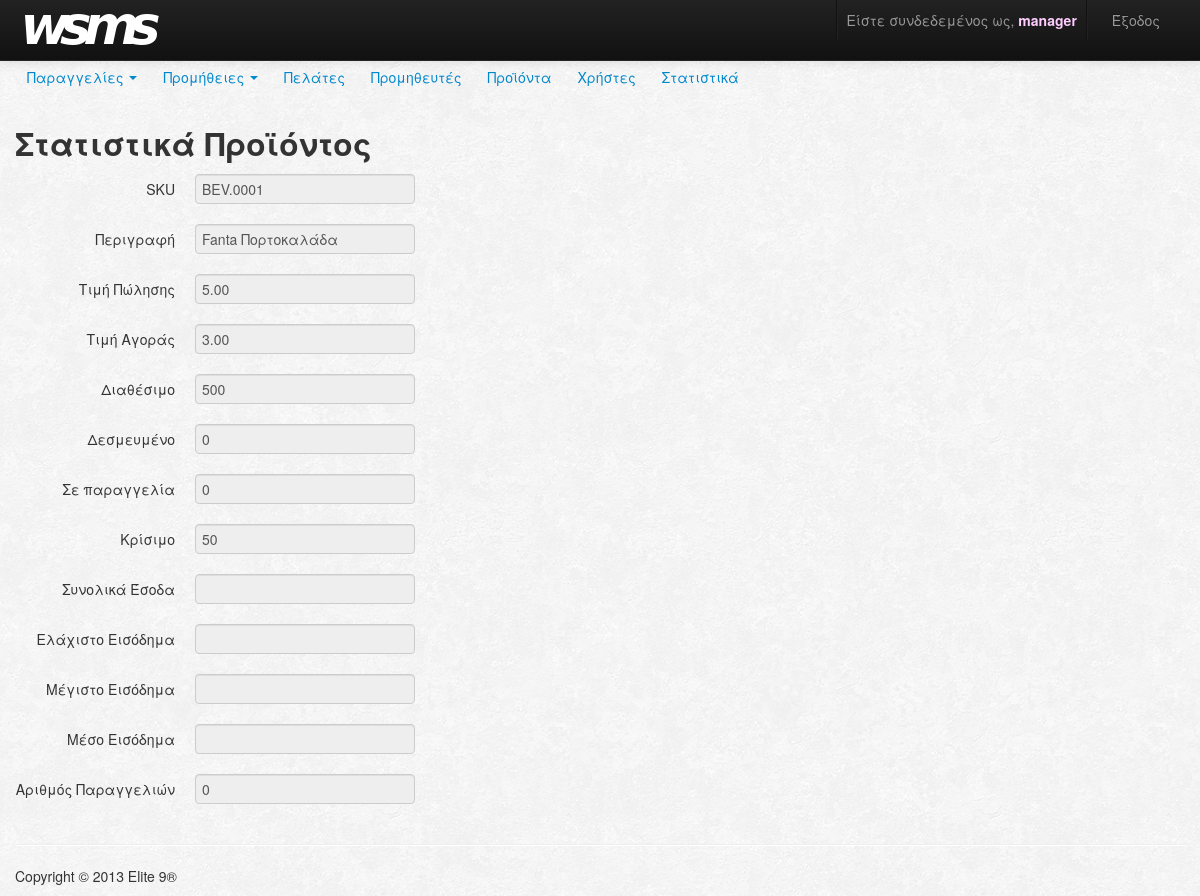
The page /product/getStatistics?sku=BEV.0001 (signed in) on the database its author committed.
### tables this page shows
CREATE TABLE IF NOT EXISTS `product` (
  `sku` varchar(20) NOT NULL,
  `description` text NOT NULL,
  `priceSale` decimal(10,2) NOT NULL,
  `priceSupply` decimal(10,2) NOT NULL,
  `availableSum` int(11) NOT NULL,
  `reservedSum` int(11) NOT NULL,
  `orderedSum` int(11) NOT NULL,
  `criticalSum` int(11) NOT NULL,
  `version` int(11) NOT NULL DEFAULT '0',
  PRIMARY KEY (`sku`)
);

### index.php (called while the page is built, shortened)
<?php
$app = new Router();

### Models/ProductModel.php (called while the page is built, shortened)
<?php
require_once("entities/Product.php");
class ProductModel extends Model
{
    public static function getProductBySku($productSku)
    {
		$pdo = Connector::getPDO();
        try
        {
            $stmt = $pdo->prepare("SELECT * FROM product WHERE sku = :productSku");
            $stmt->bindValue(":productSku", $productSku);
            $stmt->execute();
            $productCol = $stmt->fetch(PDO::FETCH_ASSOC);
			return new Product($productCol["sku"],
							   $productCol["description"],
							   $productCol["priceSale"],
							   $productCol["priceSupply"],
							   $productCol["availableSum"],
							   $productCol["reservedSum"],
							   $productCol["orderedSum"],
							   $productCol["criticalSum"]);
        }
        catch(PDOException $e)
        {
        	throw $e;
        }
    }
}

### Models/entities/Product.php (called while the page is built, shortened)
<?php
class Product
{
    private $sku;
    private $description;
    private $priceSale;
    private $priceSupply;
    private $availableSum;
    private $reservedSum;
    private $orderedSum;
    private $criticalSum;
    public function __construct($sku,
				$description,
				$priceSale,
				$priceSupply,
				$availableSum,
				$reservedSum,
				$orderedSum,
				$criticalSum)
    {
		$this->sku = $sku;
		$this->description = $description;
		$this->priceSale = $priceSale;
		$this->priceSupply = $priceSupply;
		$this->availableSum = $availableSum;
		$this->reservedSum = $reservedSum;
		$this->orderedSum = $orderedSum;
		$this->criticalSum = $criticalSum;
    }
    public function __get($param)
    {
		switch ($param)
		{
			case "sku":
				return $this->sku;
			case "description":
				return $this->description;
			case "priceSale":
				return $this->priceSale;
			case "priceSupply":
				return $this->priceSupply;
			case "availableSum":
				return $this->availableSum;
			case "reservedSum":
				return $this->reservedSum;
			case "orderedSum":
				return $this->orderedSum;
			case "criticalSum":
				return $this->criticalSum;
		}
    }
}

### Models/HistoryModel.php (called while the page is built, shortened)
<?php
require_once("entities/ProductStatistics.php");
class HistoryModel extends Model
{
	public static function getProductStatistics($productSku){
		$pdo = Connector::getPDO();
		try
		{
			$stmt = $pdo->prepare("SELECT SUM(s.priceSale),
										  MIN(s.priceSale),
										  MAX(s.priceSale),
										  AVG(s.priceSale),
										  SUM(s.quantityClosed),
										  MIN(s.quantityClosed),
										  MAX(s.quantityClosed),
										  AVG(s.quantityClosed),
										  COUNT(DISTINCT h.idHistorySaleOrder)
								   FROM history_saleorder AS h
								   JOIN (SELECT s.priceSale,
								   s.quantityClosed,s.idHistorySaleOrder
								   FROM history_saleorder_has_history_product AS s
								   WHERE s.idHistoryProduct IN (
								   SELECT idHistoryProduct
								   FROM history_product
								   WHERE sku = :productSku))
								   s ON ((h.idHistorySaleOrder = s.idHistorySaleOrder
								   AND h.dateUpdated <> h.dateCreated)
								   OR (h.idHistorySaleOrder = s.idHistorySaleOrder
					               AND h.idSaleOrder NOT IN
								   (SELECT idSaleOrder
								   FROM history_saleorder
								   WHERE dateUpdated <> dateCreated)))
								");
			$stmt->bindValue(":productSku", $productSku);
			$stmt->execute();
			$productSaleCol = $stmt->fetch(PDO::FETCH_NUM);
			$stmt = $pdo->prepare("SELECT SUM(s.priceSupply),
										  MIN(s.priceSupply),
										  MAX(s.priceSupply),
										  AVG(s.priceSupply),
										  SUM(s.quantityClosed),
										  MIN(s.quantityClosed),
										  MAX(s.quantityClosed),
										  AVG(s.quantityClosed),
										  COUNT(DISTINCT h.idHistorySupplyOrder)
								   FROM history_supplyorder AS h
								   JOIN (SELECT s.priceSupply,
								   s.quantityClosed,s.idHistorySupplyOrder
								   FROM history_supplyorder_has_history_product AS s
								   WHERE s.idHistoryProduct IN (
								   SELECT idHistoryProduct
								   FROM history_product
								   WHERE sku = :productSku))
								   s ON ((h.idHistorySupplyOrder = s.idHistorySupplyOrder
								   AND h.dateUpdated <> h.dateCreated)
								   OR (h.idHistorySupplyOrder = s.idHistorySupplyOrder
								   AND h.idSupplyOrder
								   NOT IN (SELECT idSupplyOrder
								   FROM history_supplyorder
								   WHERE dateUpdated <> dateCreated)))
								");
			$stmt->bindValue(":productSku", $productSku);
			$stmt->execute();
			$productSupplyCol = $stmt->fetch(PDO::FETCH_NUM);
			return new ProductStatistics($productSaleCol[0],
										 $productSaleCol[1],
										 $productSaleCol[2],
										 $productSaleCol[3],
										 $productSaleCol[4],
										 $productSaleCol[5],
										 $productSaleCol[6],
										 $productSaleCol[7],
										 $productSaleCol[8],
										 $productSupplyCol[0],
										 $productSupplyCol[1],
										 $productSupplyCol[2],
										 $productSupplyCol[3],
										 $productSupplyCol[4],
										 $productSupplyCol[5],
										 $productSupplyCol[6],
										 $productSupplyCol[7],
										 $productSupplyCol[8],
										 $productSku);
		}
		catch(PDOException $e)
		{
			throw $e;
		    echo $e->getMessage();
		}
	}
}

### Models/entities/ProductStatistics.php (called while the page is built, shortened)
<?php
class ProductStatistics
{
	private $sumIncome;
	private $minIncome;
	private $maxIncome;
	private $avgIncome;
	private $numSaleOrders;
	public function __construct($sumIncome,
								$minIncome,
								$maxIncome,
								$avgIncome,
								$sumQuantitySold,
								$minQuantitySold,
								$maxQuantitySold,
								$avgQuantitySold,
								$numSaleOrders,
								$sumOutcome,
								$minOutcome,
								$maxOutcome,
								$avgOutcome,
								$sumQuantitySupplied,
								$minQuantitySupplied,
								$maxQuantitySupplied,
								$avgQuantitySupplied,
								$numSupplyOrders,
								$productSku,
								$productDescription = null
								)
	{
		$this->sumIncome = $sumIncome;
		$this->minIncome = $minIncome;
		$this->maxIncome = $maxIncome;
		$this->avgIncome = $avgIncome;
		$this->numSaleOrders = $numSaleOrders;
	}
	public function __get($param)
	{
		switch ($param)
		{
			case "sumIncome":
				return $this->sumIncome;
			case "minIncome":
				return $this->minIncome;
			case "maxIncome":
				return $this->maxIncome;
			case "avgIncome":
				return $this->avgIncome;
			case "numSaleOrders":
				return $this->numSaleOrders;
		}
	}
}

### Views/product/stats.php (the view)
<?php
  require_once 'Views/navbars/navbar.php';
?>
<div class="container">
	<h2>
		Στατιστικά Προϊόντος
	</h2>
<form class="form-horizontal">
    <div class="control-group">
    <label class="control-label" for="sku">SKU</label>
    <div class="controls">
      <input type="text" name="sku" value="<?php echo $data->product->sku; ?>"readonly>
    </div>
  </div>
  <div class="control-group">
    <label class="control-label" for="description">Περιγραφή</label>
    <div class="controls">
      <input type="text" name="description" value="<?php echo $data->product->description; ?>"readonly>
    </div>
  </div>
  <div class="control-group">
    <label class="control-label" for="priceSale">Τιμή Πώλησης</label>
    <div class="controls">
      <input type="text" name="priceSale" value="<?php echo $data->product->priceSale; ?>"readonly>
    </div>
  </div>
  <div class="control-group">
    <label class="control-label" for="priceSupply">Τιμή Αγοράς</label>
    <div class="controls">
      <input type="text" name="priceSupply" value="<?php echo $data->product->priceSupply; ?>"readonly>
    </div>
  </div>
  <div class="control-group">
    <label class="control-label" for="availableSum">Διαθέσιμο</label>
    <div class="controls">
      <input type="text" name="availableSum" value="<?php echo $data->product->availableSum; ?>"readonly>
    </div>
  </div>
  <div class="control-group">
    <label class="control-label" for="reservedSum">Δεσμευμένο</label>
    <div class="controls">
      <input type="text" name="reservedSum" value="<?php echo $data->product->reservedSum; ?>"readonly>
    </div>
  </div>
  <div class="control-group">
    <label class="control-label" for="orderedSum">Σε παραγγελία</label>
    <div class="controls">
      <input type="text" name="orderedSum" value="<?php echo $data->product->orderedSum; ?>"readonly>
    </div>
  </div>
  <div class="control-group">
    <label class="control-label" for="criticalSum">Κρίσιμο</label>
    <div class="controls">
      <input type="text" name="criticalSum" value="<?php echo $data->product->criticalSum; ?>"readonly>
    </div>
  </div>
  <div class="control-group">
    <label class="control-label" for="city">Συνολικά Έσοδα</label>
    <div class="controls">
      <input type="text" value="<?php echo $data->stats->sumIncome; ?>" readonly>
    </div>
  </div>
  <div class="control-group">
    <label class="control-label" for="city">Ελάχιστο Εισόδημα</label>
    <div class="controls">
      <input type="text" value="<?php echo $data->stats->minIncome; ?>" readonly>
    </div>
  </div>
  <div class="control-group">
    <label class="control-label" for="city">Μέγιστο Εισόδημα</label>
    <div class="controls">
      <input type="text" value="<?php echo $data->stats->maxIncome; ?>" readonly>
    </div>
  </div>
  <div class="control-group">
    <label class="control-label" for="city">Μέσο Εισόδημα</label>
    <div class="controls">
      <input type="text" value="<?php echo $data->stats->avgIncome; ?>" readonly>
    </div>
  </div>
  <div class="control-group">
    <label class="control-label" for="city">Αριθμός Παραγγελιών</label>
    <div class="controls">
      <input type="text" name="city" value="<?php echo $data->stats->numSaleOrders; ?>" readonly>
    </div>
  </div>
</form>
</div>

### rows shown on the page
product: sku "BEV.0001", description "Fanta Πορτοκαλάδα", priceSale "5.00", priceSupply "3.00", availableSum "500", reservedSum "0", orderedSum "0", criticalSum "50"

### other values the page prints
$_SESSION['username'] "manager"
